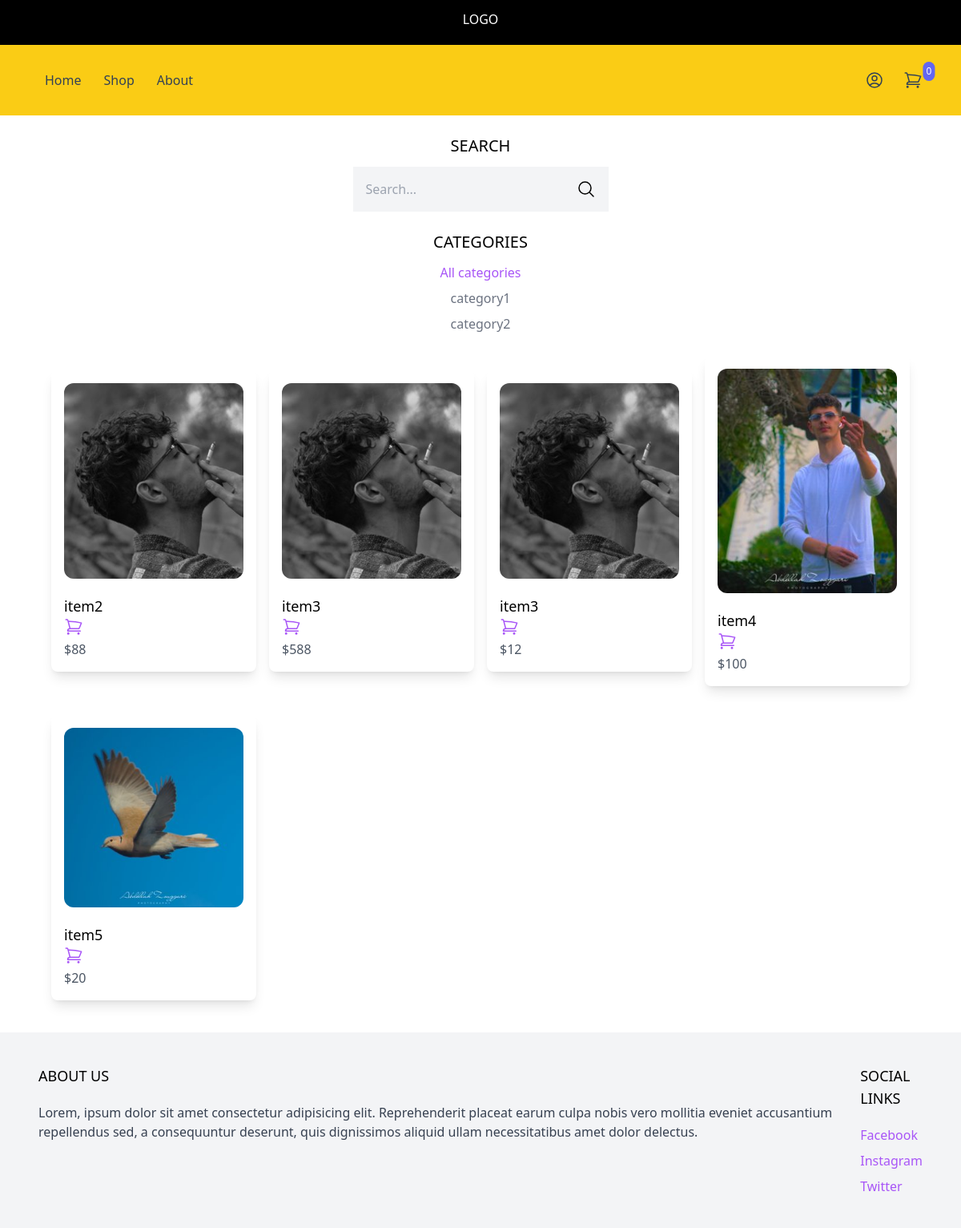
/Shop/, run on the app's committed database.
### product/models.py (models this page shows, shortened)
class Category(models.Model):
    name= models.CharField(max_length=255)
    slug= models.SlugField()
    class Meta:
        verbose_name_plural = 'Categories'
        ordering = ('name',)

class Product(models.Model):
    category = models.ForeignKey(Category, related_name='products', on_delete=models.CASCADE)
    name= models.CharField(max_length=255)
    slug= models.SlugField()
    description= models.TextField(blank=True, null=True)
    price = models.IntegerField()
    created_at = models.DateTimeField(auto_now_add=True)
    image = models.ImageField(upload_to='uploads/', blank=True, null=True)
    thumbnail = models.ImageField(upload_to='uploads/', blank=True, null=True)
    class Meta:
        ordering = ('created_at',)
    def get_thumbnail(self):
        if self.thumbnail:
            return self.thumbnail.url

### core/views.py (the view)
# urls.py: path('Shop/',shop, name='Shop'),
def shop(request):
    products = Product.objects.all()
    categories = Category.objects.all()
    active_category = request.GET.get('category', '')
    if active_category:
        products = products.filter(category__slug=active_category)
    query = request.GET.get('query', '')
    if query:
        products = products.filter(Q(name__icontains=query) | Q(description__icontains=query))
    context = {
        'categories': categories,
        'products': products,
        'active_category': active_category,
    }
    return render(request, 'core/shop.html', context)

### cart/cart.py (called while the page is built)
    def __len__(self):
        return sum(item['quantity'] for item in self.cart.values())

### cart/context_processors.py (called while the page is built)
def cart(request):
    return {'cart': Cart(request)}

### core/templates/core/shop.html
{% extends 'core/base.html' %}
{% block content %}
<div class="max-w-6xl mx-auto flex flex-wrap  justify-center py-6 px-6 xl:px-0">
    <div class="filters w-full lg:w-1/4">
        <h3 class="mb-3 text-xl uppercase flex justify-center">Search</h3>
        <form method="get" action=".">
            <div class="flex justify-center">
                <input type="text" name="query" class="p-4 bg-gray-100 border-0" placeholder="Search...">
                <button class="p-4 bg-gray-100 border-0"><svg xmlns="http://www.w3.org/2000/svg" fill="none" viewBox="0 0 24 24" stroke-width="1.5" stroke="currentColor" class="w-6 h-6">
                <path stroke-linecap="round" stroke-linejoin="round" d="M21 21l-5.197-5.197m0 0A7.5 7.5 0 105.196 5.196a7.5 7.5 0 0010.607 10.607z" />
                </svg>
                </button>
            </div>
        </form>
        <h3 class="mt-6 mb-3 text-xl uppercase flex justify-center">Categories</h3>
        <ul class="space-y-2">
            <li><a href="{% url 'Shop' %}" class="flex justify-center {%if not active_category %} text-purple-500 {% else %} text-gray-500 {% endif%}">All categories</a></li>
            {% for category in categories %}
            <li><a href="{% url 'Shop' %}?category={{ category.slug }}" class="mb-2 flex justify-center {%if category.slug == active_category %} text-purple-500 {% else %} text-gray-500 {% endif%}">{{ category.name }}</a></li>
            {% endfor %}
        </ul>
    </div>
    <div class="products w-full lg:w-4/4 -mt-4 flex items-center flex-wrap grid grid-cols-2 gap-4 p-4 sm:grid-cols-2 lg:grid-cols-4">
        {% for product in products %}
            {% include 'product/partials/product_list_item.html' %}
        {% endfor %}
</div>
{% endblock %}

### core/templates/core/base.html (shortened to what this page needs)
<!DOCTYPE html>
<html lang="en">
<head>
    <script src="https://cdn.tailwindcss.com"></script>
</head>
<body>
    <header  class="flex justify-center bg-black">
        <a href="#" class="px-3 uppercase mt-3 mb-5 text-white">LOGO</a>
    </header>
    <nav class="bg-yellow-400">
        <div class="max-w-6xl mx-auto py-2 px-6 xl:px-0 flex items-center justify-between">
            <div class="menu-left flex items-center space-x-6 ">
                <ul class="flex items-center space-x-3 py-2">
                    <li><a href="{% url 'frontpage' %}" class="font-medium px-2 py-2 text-slate-700 rounded-lg hover:bg-slate-100 hover:text-slate-900" >Home</a></li>
                    <li><a href="{% url 'Shop' %}" class="font-medium px-2 py-2 text-slate-700 rounded-lg hover:bg-slate-100 hover:text-slate-900"  >Shop</a></li>
                    <li><a href="#" class="font-medium px-2 py-2 text-slate-700 rounded-lg hover:bg-slate-100 hover:text-slate-900"  >About</a></li>
                </ul>
            </div>
            <div class="menu-right flex items-center space-x-4">
                <a href="{% url 'Myaccount' %}" class="font-medium px-2 py-2 text-slate-700 rounded-lg hover:bg-slate-100 hover:text-slate-900" >
                  </a>
                  <div
                  hx-get="{% url 'hx_menu_cart' %}"
                  hx-trigger="update-menu-cart from:body"
                  hx-swap="innerHTML"
                    >
                {% include 'cart/partials/menu_cart.html' %}
                  </div>
            </div>
        </div>
    </nav>
    <main>
        {% block content %}
        {% endblock%}
    </main>
    <footer class="bg-gray-100">
        <div class="max-w-6xl mx-auto py-10 px-6 xl:px-0 md:flex justify-between">
            <div class="footer-left mb-12 md:mb-0"><h2 class="mb-5 uppercase text-lg">About us</h2>
            <p class="text-gray-700">Lorem, ipsum dolor sit amet consectetur adipisicing elit. Reprehenderit placeat earum culpa nobis vero mollitia eveniet accusantium repellendus sed, a consequuntur deserunt, quis dignissimos aliquid ullam necessitatibus amet dolor delectus.</p>
            </div>
            <div class="footer-right">
                <h2 class="mb-5 uppercase text-lg">Social links </h2>
                <ul class="space-y-2">
                    <li><a href="#" class="text-purple-500 hover:text-purple-800">Facebook </a></li>
                    <li><a href="#" class="text-purple-500 hover:text-purple-800">Instagram </a></li>
                    <li><a href="#" class="text-purple-500 hover:text-purple-800">Twitter  </a></li>
                </ul>
            </div>
        </div>
    </footer>
</body>
</html>

### cart/templates/cart/partials/menu_cart.html (shortened to what this page needs)
<a href="{% url 'Cart' %}" id="menu-cart-button" class="relative font-medium px-3 py-2 text-slate-700 rounded-lg hover:scale-200 transition-transform duration-200 hover:text-slate-900">
  <span class="absolute top-8 -right-5 transform translate-x-1/2 -translate-y-1/2 bg-indigo-500 text-white text-xs rounded-full p-1">{{ cart|length }}</span>
</a>

### product/templates/product/partials/product_list_item.html (shortened to what this page needs)
<div class="lg:w-full bg-white p-4 rounded-lg shadow-lg mt-5">
    <a href="{% url 'Product' product.slug %}">
        <img src="{{ product.get_thumbnail }}" class="w-full rounded-xl hover:shadow-lg h-320 sm:w-320 sm:h-320 object-cover mb-2">
    </a>
    <div class="pt-3 items-center justify-between text-lg font-medium">
        <a href="{% url 'Product' product.slug %}">{{ product.name }}</a>
        <a
        href="#"
        hx-get="{% url 'Add_to_Cart' product.id %}"
        hx-targer ="#menu-cart-button"
        hx-swap ="outerHTML"
        class="text-purple-500 hover:text-purple-800"
        >
        </a>
    </div>
    <p class="pt-1 text-gray-600">${{product.price}}</p>
</div>

### data on the page
Category: name "category1"
Category: name "category2"
Product: get_thumbnail (picture), name "item2", price "88"
Product: get_thumbnail (picture), name "item3", price "588"
Product: get_thumbnail (picture), name "item3", price "12"
Product: get_thumbnail (picture), name "item4", price "100"
Product: get_thumbnail (picture), name "item5", price "20"

### other printed values
{{ cart|length }} "0"
